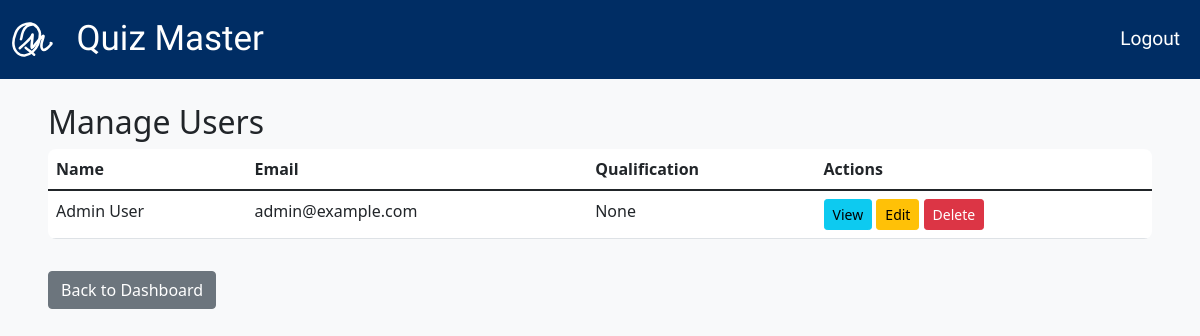
Before: /admin/users (signed in) with the older database file.
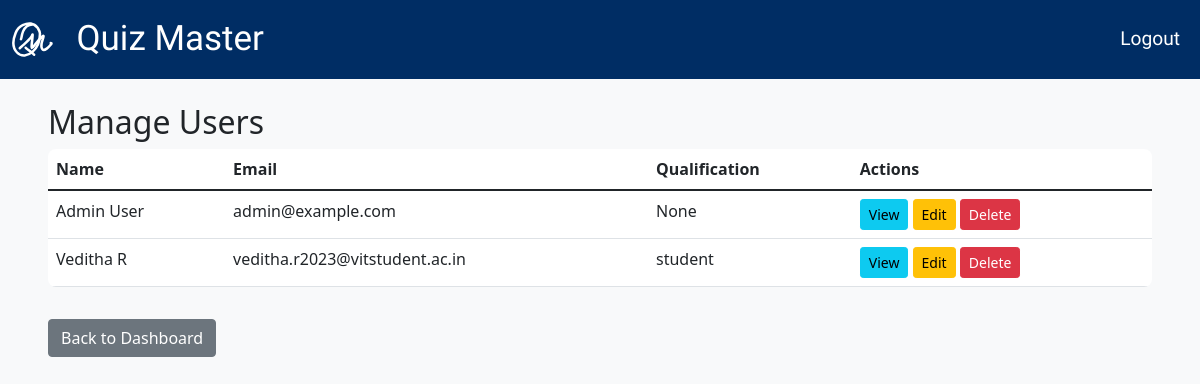
After: the same page with the newer database file.
### app.py (models this page shows)
class Users(db.Model):
    __tablename__ = 'users'
    user_id = db.Column(db.Integer, primary_key=True)
    email = db.Column(db.String(120), unique=True, nullable=False)
    password = db.Column(db.String(255), nullable=False)
    fullname = db.Column(db.String(100), nullable=False)
    qualification = db.Column(db.String(100))
    dob = db.Column(db.Date, nullable=False)
    is_admin = db.Column(db.Boolean, default=False)
    scores = db.relationship('Scores', backref='user', lazy=True)

### app.py (the view)
@app.route('/admin/users')
@admin_required
def manage_users():
    users = Users.query.all()
    return render_template('admin_users.html', users=users)

### app.py (called while the page is built)
def admin_required(f):
    @wraps(f)
    def decorated_function(*args, **kwargs):
        if 'user_id' not in session:
            if request.endpoint == "login":
                return f(*args, **kwargs)
            return redirect(url_for('login'))
        if session.get('role') != 'admin':
            flash("Unauthorized access!", "danger")
            return redirect(url_for('user_dashboard'))
        return f(*args, **kwargs)
    return decorated_function

### templates/admin_users.html
{% extends "base.html" %}
{% block content %}
<div class="container mt-4">
    <h2>Manage Users</h2>
    <table class="table">
        <thead>
            <tr>
                <th>Name</th>
                <th>Email</th>
                <th>Qualification</th>
                <th>Actions</th>
            </tr>
        </thead>
        <tbody>
            {% for user in users %}
            <tr>
                <td>{{ user.fullname }}</td>
                <td>{{ user.email }}</td>
                <td>{{ user.qualification }}</td>
                <td class="action-buttons">
                    <a href="{{ url_for('user_profile', user_id=user.user_id) }}" class="btn btn-info btn-sm">View</a>
                    <a href="{{ url_for('edit_user', user_id=user.user_id) }}" class="btn btn-warning btn-sm">Edit</a>
                    <form method="POST" action="{{ url_for('delete_user', user_id=user.user_id) }}" style="display:inline;">
                        <button type="submit" class="btn btn-danger btn-sm">Delete</button>
                    </form>
                </td>
            </tr>
            {% endfor %}
        </tbody>
    </table>
    <a href="{{ url_for('admin_dashboard') }}" class="btn btn-secondary mt-3">Back to Dashboard</a>
</div>
{% endblock %}

Changed rows visible on the page:
added Users: fullname "Veditha R", email "veditha.r2023@vitstudent.ac.in", qualification "student"
